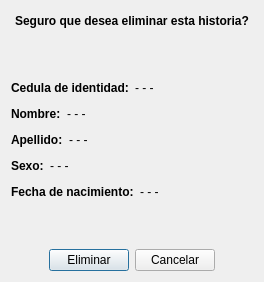
<?xml version="1.0" encoding="UTF-8"?>
<ui version="4.0">
 <class>eliminarHistoria</class>
 <widget class="QDialog" name="eliminarHistoria">
  <property name="geometry">
   <rect>
    <x>0</x>
    <y>0</y>
    <width>264</width>
    <height>282</height>
   </rect>
  </property>
  <property name="windowTitle">
   <string>Dialog</string>
  </property>
  <layout class="QGridLayout" name="gridLayout">
   <item row="0" column="0">
    <layout class="QVBoxLayout" name="verticalLayout">
     <item>
      <layout class="QHBoxLayout" name="horizontalLayout_2">
       <item>
        <spacer name="horizontalSpacer_12">
         <property name="orientation">
          <enum>Qt::Horizontal</enum>
         </property>
         <property name="sizeHint" stdset="0">
          <size>
           <width>40</width>
           <height>20</height>
          </size>
         </property>
        </spacer>
       </item>
       <item>
        <widget class="QLabel" name="etqInfoHistoria">
         <property name="font">
          <font>
           <weight>75</weight>
           <bold>true</bold>
          </font>
         </property>
         <property name="text">
          <string>&lt;html&gt;&lt;head/&gt;&lt;body&gt;&lt;p&gt;Seguro que desea eliminar esta historia?&lt;/p&gt;&lt;/body&gt;&lt;/html&gt;</string>
         </property>
        </widget>
       </item>
       <item>
        <spacer name="horizontalSpacer_11">
         <property name="orientation">
          <enum>Qt::Horizontal</enum>
         </property>
         <property name="sizeHint" stdset="0">
          <size>
           <width>40</width>
           <height>20</height>
          </size>
         </property>
        </spacer>
       </item>
      </layout>
     </item>
     <item>
      <spacer name="verticalSpacer_4">
       <property name="orientation">
        <enum>Qt::Vertical</enum>
       </property>
       <property name="sizeHint" stdset="0">
        <size>
         <width>20</width>
         <height>28</height>
        </size>
       </property>
      </spacer>
     </item>
     <item>
      <layout class="QHBoxLayout" name="horizontalLayout_7">
       <item>
        <widget class="QLabel" name="etqCI">
         <property name="text">
          <string>&lt;html&gt;&lt;head/&gt;&lt;body&gt;&lt;p&gt;&lt;span style=&quot; font-weight:600;&quot;&gt;Cedula de identidad:&lt;/span&gt;&lt;/p&gt;&lt;/body&gt;&lt;/html&gt;</string>
         </property>
        </widget>
       </item>
       <item>
        <widget class="QLabel" name="etqInfoCI">
         <property name="text">
          <string>- - -</string>
         </property>
        </widget>
       </item>
       <item>
        <spacer name="horizontalSpacer_7">
         <property name="orientation">
          <enum>Qt::Horizontal</enum>
         </property>
         <property name="sizeHint" stdset="0">
          <size>
           <width>40</width>
           <height>20</height>
          </size>
         </property>
        </spacer>
       </item>
      </layout>
     </item>
     <item>
      <layout class="QHBoxLayout" name="horizontalLayout_6">
       <item>
        <widget class="QLabel" name="etqNombre">
         <property name="text">
          <string>&lt;html&gt;&lt;head/&gt;&lt;body&gt;&lt;p&gt;&lt;span style=&quot; font-weight:600;&quot;&gt;Nombre:&lt;/span&gt;&lt;/p&gt;&lt;/body&gt;&lt;/html&gt;</string>
         </property>
        </widget>
       </item>
       <item>
        <widget class="QLabel" name="etqInfoNombre">
         <property name="text">
          <string>- - -</string>
         </property>
        </widget>
       </item>
       <item>
        <spacer name="horizontalSpacer_8">
         <property name="orientation">
          <enum>Qt::Horizontal</enum>
         </property>
         <property name="sizeHint" stdset="0">
          <size>
           <width>40</width>
           <height>20</height>
          </size>
         </property>
        </spacer>
       </item>
      </layout>
     </item>
     <item>
      <layout class="QHBoxLayout" name="horizontalLayout_5">
       <item>
        <widget class="QLabel" name="etqApellido">
         <property name="text">
          <string>&lt;html&gt;&lt;head/&gt;&lt;body&gt;&lt;p&gt;&lt;span style=&quot; font-weight:600;&quot;&gt;Apellido:&lt;/span&gt;&lt;/p&gt;&lt;/body&gt;&lt;/html&gt;</string>
         </property>
        </widget>
       </item>
       <item>
        <widget class="QLabel" name="etqInfoApellido">
         <property name="text">
          <string>- - -</string>
         </property>
        </widget>
       </item>
       <item>
        <spacer name="horizontalSpacer_10">
         <property name="orientation">
          <enum>Qt::Horizontal</enum>
         </property>
         <property name="sizeHint" stdset="0">
          <size>
           <width>40</width>
           <height>20</height>
          </size>
         </property>
        </spacer>
       </item>
      </layout>
     </item>
     <item>
      <layout class="QHBoxLayout" name="horizontalLayout_4">
       <item>
        <widget class="QLabel" name="etqSexo">
         <property name="text">
          <string>&lt;html&gt;&lt;head/&gt;&lt;body&gt;&lt;p&gt;&lt;span style=&quot; font-weight:600;&quot;&gt;Sexo:&lt;/span&gt;&lt;/p&gt;&lt;/body&gt;&lt;/html&gt;</string>
         </property>
        </widget>
       </item>
       <item>
        <widget class="QLabel" name="etqInfoSexo">
         <property name="text">
          <string>- - -</string>
         </property>
        </widget>
       </item>
       <item>
        <spacer name="horizontalSpacer_6">
         <property name="orientation">
          <enum>Qt::Horizontal</enum>
         </property>
         <property name="sizeHint" stdset="0">
          <size>
           <width>40</width>
           <height>20</height>
          </size>
         </property>
        </spacer>
       </item>
      </layout>
     </item>
     <item>
      <layout class="QHBoxLayout" name="horizontalLayout_3">
       <item>
        <widget class="QLabel" name="etqFechaNac">
         <property name="text">
          <string>&lt;html&gt;&lt;head/&gt;&lt;body&gt;&lt;p&gt;&lt;span style=&quot; font-weight:600;&quot;&gt;Fecha de nacimiento:&lt;/span&gt;&lt;/p&gt;&lt;/body&gt;&lt;/html&gt;</string>
         </property>
        </widget>
       </item>
       <item>
        <widget class="QLabel" name="etqInfoFechaNac">
         <property name="text">
          <string>- - -</string>
         </property>
        </widget>
       </item>
       <item>
        <spacer name="horizontalSpacer_5">
         <property name="orientation">
          <enum>Qt::Horizontal</enum>
         </property>
         <property name="sizeHint" stdset="0">
          <size>
           <width>40</width>
           <height>20</height>
          </size>
         </property>
        </spacer>
       </item>
      </layout>
     </item>
     <item>
      <spacer name="verticalSpacer">
       <property name="orientation">
        <enum>Qt::Vertical</enum>
       </property>
       <property name="sizeHint" stdset="0">
        <size>
         <width>20</width>
         <height>40</height>
        </size>
       </property>
      </spacer>
     </item>
     <item>
      <layout class="QHBoxLayout" name="horizontalLayout">
       <item>
        <spacer name="horizontalSpacer_2">
         <property name="orientation">
          <enum>Qt::Horizontal</enum>
         </property>
         <property name="sizeHint" stdset="0">
          <size>
           <width>40</width>
           <height>20</height>
          </size>
         </property>
        </spacer>
       </item>
       <item>
        <widget class="QPushButton" name="btnEliminar">
         <property name="text">
          <string>Eliminar</string>
         </property>
        </widget>
       </item>
       <item>
        <widget class="QPushButton" name="btnCancelar">
         <property name="text">
          <string>Cancelar</string>
         </property>
        </widget>
       </item>
       <item>
        <spacer name="horizontalSpacer">
         <property name="orientation">
          <enum>Qt::Horizontal</enum>
         </property>
         <property name="sizeHint" stdset="0">
          <size>
           <width>40</width>
           <height>20</height>
          </size>
         </property>
        </spacer>
       </item>
      </layout>
     </item>
    </layout>
   </item>
  </layout>
 </widget>
 <resources/>
 <connections/>
</ui>
